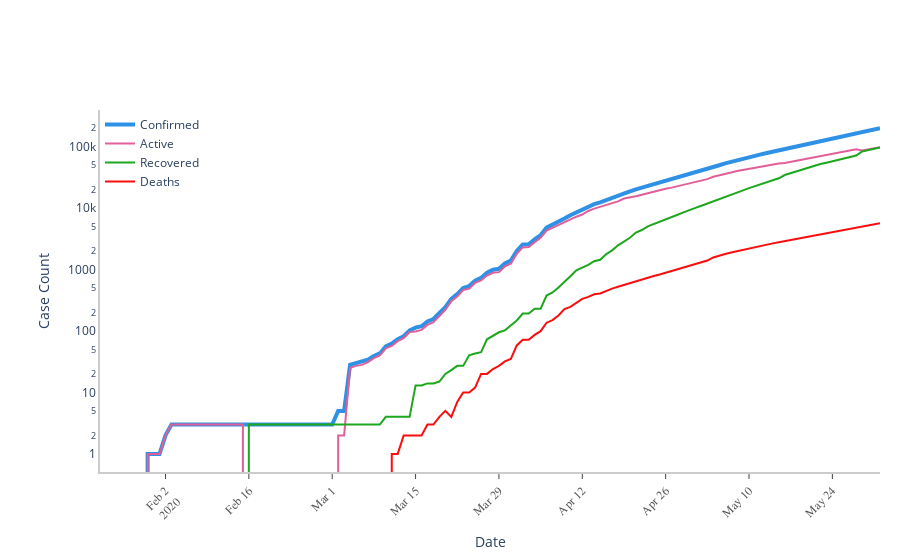

The code cell stored with this chart in its notebook:
### Markdown cell above
###### Chart 5 : Covid-19 Transmission in India (Semi-Log Plot)

### Code cell
mode_size = [8,8,12,8]
line_size = [4,2,2,2]

fig_5 = draw_plot(ts_array = ts_array,
                 ts_label = labels,
                  title = '',
                 colors = colors, mode_size = mode_size,
                 line_size = line_size,
                 x_axis_title = 'Date',
                 y_axis_title = 'Case Count',
                 tickangle = 315,
                 yaxis_type = 'log',additional_annotations =[])

fig_5.show()

### Figure 1 — Plotly figure (JSON) as saved in the notebook; plotly's stock layout.template omitted (floating-point values rounded to 4 significant figures; data arrays with more than 128 entries replaced by an {"elided": "..."} marker saying what was removed)
{"data": [{"connectgaps": true, "line": {"color": "#2E91E5", "width": 4}, "name": "Confirmed", "type": "scatter", "x": {"elided": "132 str values"}, "y": {"elided": "132 int values"}}, {"connectgaps": true, "line": {"color": "#E15F99", "width": 2}, "name": "Active", "type": "scatter", "x": {"elided": "132 str values"}, "y": {"elided": "132 int values"}}, {"connectgaps": true, "line": {"color": "#1CA71C", "width": 2}, "name": "Recovered", "type": "scatter", "x": {"elided": "132 str values"}, "y": {"elided": "132 int values"}}, {"connectgaps": true, "line": {"color": "#FB0D0D", "width": 2}, "name": "Deaths", "type": "scatter", "x": {"elided": "132 str values"}, "y": {"elided": "132 int values"}}], "layout": {"annotations": [{"font": {"color": "rgb(37,37,37)", "family": "Arial", "size": 16}, "showarrow": false, "text": "", "x": 0, "xanchor": "left", "xref": "paper", "y": 1.05, "yanchor": "bottom", "yref": "paper"}], "autosize": true, "legend": {"x": 0, "y": 1}, "margin": {"autoexpand": true, "l": 100, "r": 20, "t": 110}, "plot_bgcolor": "rgba(0,0,0,0)", "showlegend": true, "xaxis": {"linecolor": "rgb(204, 204, 204)", "linewidth": 2, "showgrid": true, "showline": true, "showticklabels": true, "tickangle": -45, "tickfont": {"color": "rgb(82,82,82)", "family": "Arial", "size": 12}, "ticks": "outside", "title": {"text": "Date"}}, "yaxis": {"linecolor": "rgb(204, 204, 204)", "linewidth": 2, "showgrid": true, "showline": true, "showticklabels": true, "title": {"text": "Case Count"}, "type": "log"}}}
